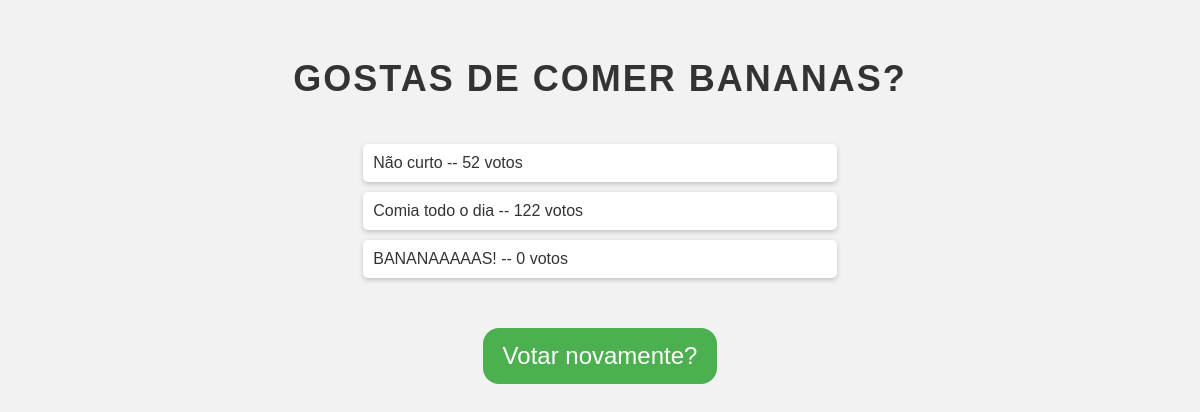
Before: /votacao/3/resultados with the older database file.
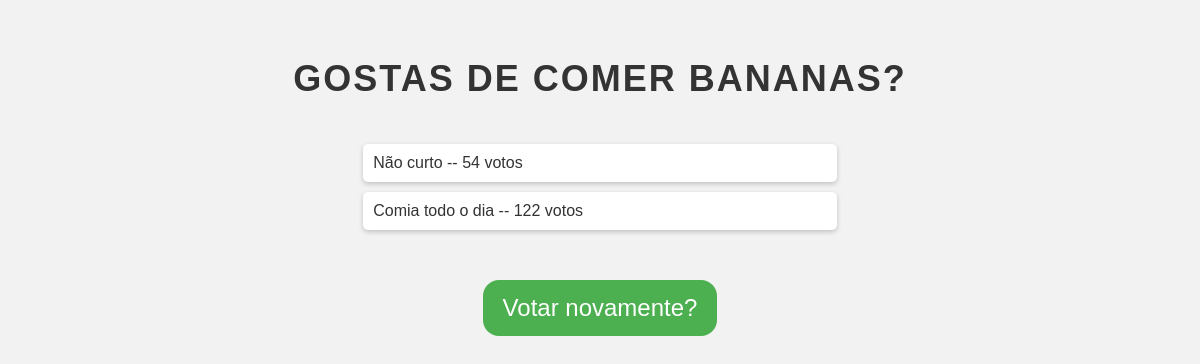
After: the same page with the newer database file.
### votacao/models.py (models this page shows, shortened)
class Opcao(models.Model):
    questao = models.ForeignKey(Questao, on_delete=models.CASCADE)
    opcao_texto = models.CharField(max_length=200)
    votos = models.IntegerField(default=0)

### votacao/views.py (the view)
# urls.py: path('<int:questao_id>/resultados', views.resultados, name='resultados'),
def resultados(request, questao_id):
    questao = get_object_or_404(Questao, pk=questao_id)
    return render(request, 'votacao/resultados.html', {'questao': questao})

### templates/votacao/resultados.html (shortened to what this page needs)
<!DOCTYPE html>
<html>
<head>
</head>
<body>
	<h1>{{ questao.questao_texto }}</h1>
	<ul>
		{% for opcao in questao.opcao_set.all %}
			<li>{{ opcao.opcao_texto }} -- {{ opcao.votos }} voto{{ opcao.votos|pluralize }}</li>
		{% endfor %}
	</ul>
	<a href="{% url 'votacao:detalhe' questao.id %}"><button>Votar novamente?</button></a>
</body>
</html>

Changed rows visible on the page:
removed Opcao: opcao_texto "BANANAAAAAS!", votos "0"
changed Opcao "Não curto": votos "52" → "54"
